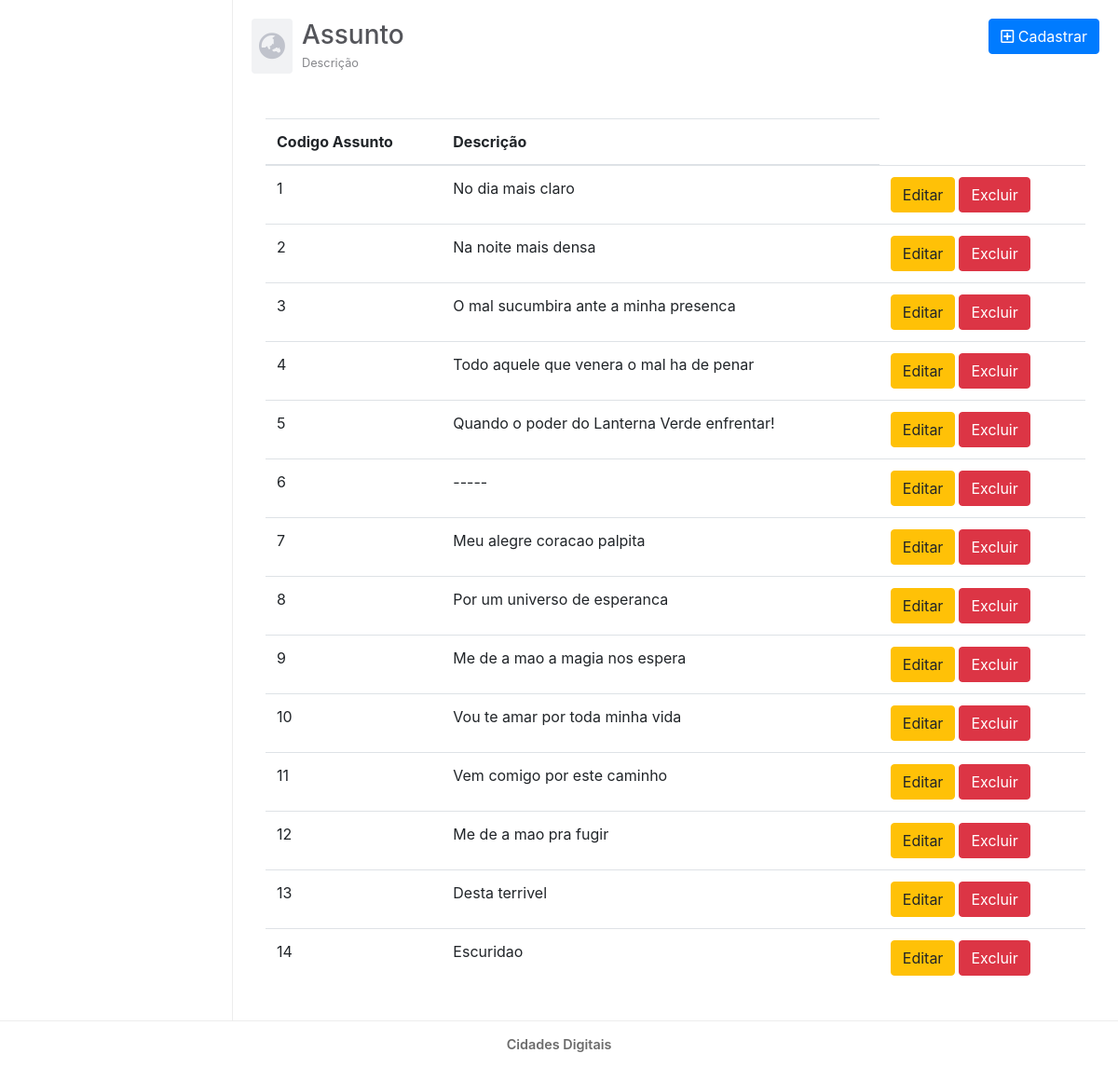
Page /View/Assunto.php on the committed database.
### tables this page shows
CREATE TABLE IF NOT EXISTS `assunto` (
  `cod_assunto` int(11) NOT NULL AUTO_INCREMENT,
  `descricao` varchar(45) DEFAULT NULL,
  PRIMARY KEY (`cod_assunto`)
);

### Model/DAO/ClassAssuntoDAO.php (called while the page is built, shortened)
<?php
class ClassAssuntoDAO {
    public function listarAssunto(){
        try {
            $pdo = Conexao::getInstance();
            $sql = "SELECT cod_assunto, descricao FROM assunto ORDER BY cod_assunto ASC";
            $stmt = $pdo->prepare($sql);
            $stmt->execute();
            return $stmt->fetchAll();
        } catch (PDOException $ex) {
            return $ex->getMessage();
        }
    }
}

### Controller/ControleListarAssunto.php (called while the page is built)
<?php
require_once '../Model/DAO/ClassAssuntoDAO.php';
$listar = new ClassAssuntoDAO();
$dados = $listar->listarAssunto();
if($dados) {
    $array_dados = $dados;
} else {
    $array_dados = [];
}

### view/Assunto.php (the view, shortened to what this page needs)
<?php
    include_once("_cabecalho.php");
    require_once("../Controller/ControleListarAssunto.php");
    ?>
    <main id="main">
        <div class="row mb-5">
          <div id="mainHeader" class="col-md-6 d-flex align-items-center">
            <span id="mainHeaderIcon">
                <i class="fas fa-globe-asia"></i>
            </span>
            <span>
            <h3 class="mb-0">Assunto</h3>
            <small>Descrição</small>
            </span>
            </div>
            <div class="col-md-6 text-right">
                <button type="button" class="btn btn-primary" data-toggle="modal" data-target=".cadastrar-assunto-modal-lg">
                <i class="far fa-plus-square"></i>
                Cadastrar
                </button>
            </div>
        </div>
        <div class="container">
          <div class="row">
            <div class="col-12">
              <div class="table-responsive">
                <table class="table">
                  <thead>
                    <tr>
                      <th scope="col">Codigo Assunto</th>
                      <th scope="col">Descrição</th>
                    </tr>
                  </thead>
                  <tbody>
                  <?php
                    foreach($array_dados as $key => $value) {
                        ?>
                        <tr>
                          <td><?php echo $value['cod_assunto'] ?></td>
                          <td><?php echo $value['descricao'] ?></td>
                          <td>
                            <span class="d-flex">
                            <a href="<?php echo URL ?>View/AssuntoEditar.php?cod_assunto=<?php echo $value['cod_assunto'] ?>"
                                class="btn btn-warning mr-1">
                                Editar
                          </a>
                              <button onclick="apagarDados('<?php echo URL ?>Controller/ControleApagarAssunto.php?cod_assunto=<?php echo $value['cod_assunto'] ?>')" class="btn btn-danger">Excluir</button>
                            </span>
                          </td>
                        </tr>
                        <?php
                    }
                  ?>
                  </tbody>
                </table>
              </div>
            </div>
          </div>
        </div>
    </main>
    <?php
    include_once('_rodape.php');
?>

### view/css/estilos.css (style rules this page uses)
* { margin: 0; padding: 0; box-sizing: border-box; }
html, body, body>div, #container { height: 100%; }
main#main { grid-area: main; padding: 20px; }
main#main #mainHeader #mainHeaderIcon { font-size: 1.8rem; padding: 8px; border-radius: 4px; background: #f1f2f4; color: #c0c3cc; margin-right: 10px; }
main#main #mainHeader span h3 { color: #54555a; }
main#main #mainHeader span small { color: #86878b; }

### rows in the picture
assunto: cod_assunto "1", descricao "No dia mais claro"
assunto: cod_assunto "2", descricao "Na noite mais densa"
assunto: cod_assunto "3", descricao "O mal sucumbira ante a minha presenca"
assunto: cod_assunto "4", descricao "Todo aquele que venera o mal ha de penar"
assunto: cod_assunto "5", descricao "Quando o poder do Lanterna Verde enfrentar!"
assunto: cod_assunto "6", descricao "-----"
assunto: cod_assunto "7", descricao "Meu alegre coracao palpita"
assunto: cod_assunto "8", descricao "Por um universo de esperanca"
assunto: cod_assunto "9", descricao "Me de a mao a magia nos espera"
assunto: cod_assunto "10", descricao "Vou te amar por toda minha vida"
assunto: cod_assunto "11", descricao "Vem comigo por este caminho"
assunto: cod_assunto "12", descricao "Me de a mao pra fugir"
assunto: cod_assunto "13", descricao "Desta terrivel"
assunto: cod_assunto "14", descricao "Escuridao"
